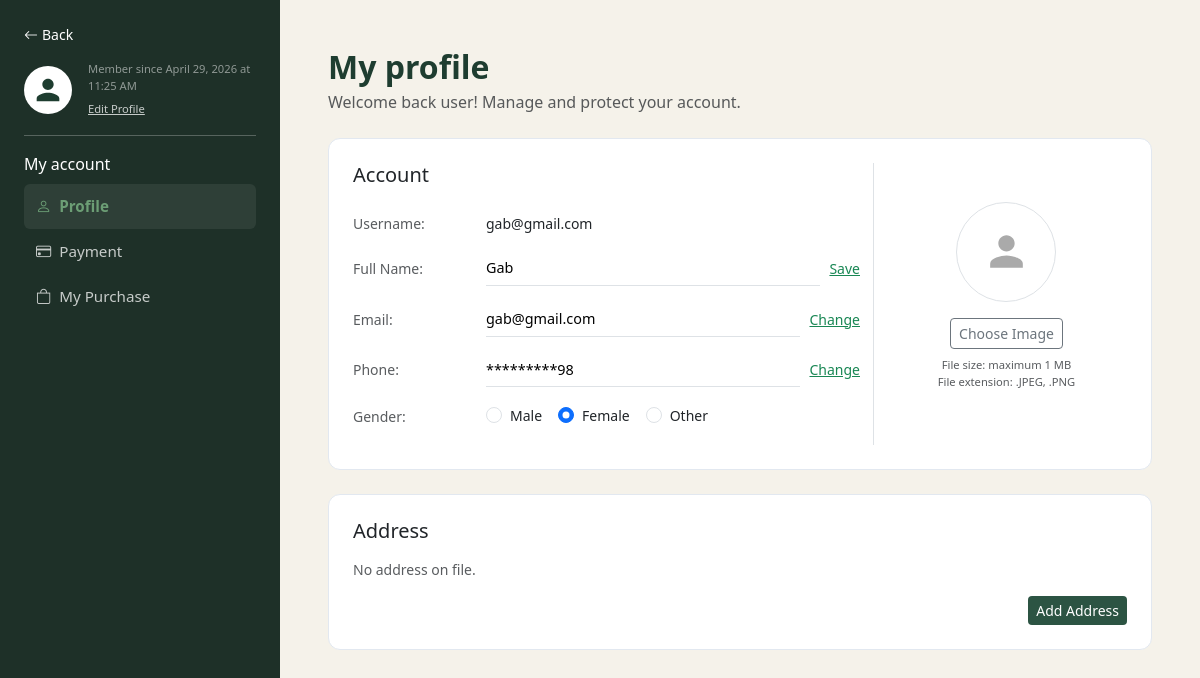
The app's page /profile.php (signed in) with its own data.
### tables this page shows
CREATE TABLE `users` (
  `id` int(11) NOT NULL,
  `name` varchar(100) NOT NULL,
  `first_name` varchar(120) NOT NULL,
  `middle_name` varchar(120) NOT NULL,
  `last_name` varchar(120) NOT NULL,
  `email` varchar(100) NOT NULL,
  `password` varchar(255) NOT NULL,
  `role` enum('user','admin') DEFAULT 'user',
  `created_at` timestamp NOT NULL DEFAULT current_timestamp()
);

### profile.php (the view, shortened to what this page needs)
<?php
$database = new Database();
$conn = $database->getConnection();
$user_id = $_COOKIE['user_id'] ?? $_SESSION['user_id'];
$stmt = $conn->prepare("SELECT * FROM users WHERE id = ?");
$stmt->bind_param("i", $user_id);
$stmt->execute();
$user = $stmt->get_result()->fetch_assoc();
$member_since = date('F j, Y', strtotime($user['created_at']));
$member_time = date('g:i A', strtotime($user['created_at']));
$addresses = [];
?>
<!DOCTYPE html>
<html lang="en">
<head>
    <link href="https://cdn.jsdelivr.net/npm/bootstrap@5.3.3/dist/css/bootstrap.min.css" rel="stylesheet">
    <link href="https://cdn.jsdelivr.net/npm/bootstrap-icons@1.11.3/font/bootstrap-icons.min.css" rel="stylesheet">
    <link rel="stylesheet" href="styles/profile.css">
</head>
<body>
<div class="d-flex">
    <aside id="sidebar" class="p-4 d-flex flex-column gap-3">
        <a href="index.php" class="text-white text-decoration-none small">
            <i class="bi bi-arrow-left me-1"></i>Back
        </a>
        <div class="d-flex align-items-center gap-3 pb-3 border-bottom border-white border-opacity-25">
            <div class="avatar-circle"></div>
            <div>
                <div class="text-white opacity-50" style="font-size:.7rem;">Member since <?= htmlspecialchars($member_since) ?> at <?= htmlspecialchars($member_time) ?></div>
                <a href="#" class="text-white opacity-75 text-decoration-underline" style="font-size:.7rem;">Edit Profile</a>
            </div>
        </div>
        <nav>
            <p class="text-white fs-6 fw-medium mb-2">My account</p>
            <ul class="list-unstyled mb-0">
                <li class="nav-link-side active" data-target="profile-panel">
                    <i class="bi bi-person me-2"></i>Profile
                </li>
                <li class="nav-link-side" data-target="payment-panel">
                    <i class="bi bi-credit-card me-2"></i>Payment
                </li>
                <li class="nav-link-side" data-target="purchase-panel">
                    <i class="bi bi-bag me-2"></i>My Purchase
                </li>
            </ul>
        </nav>
    </aside>
    <main class="flex-grow-1 p-5">
        <div class="content-header mb-4">
            <h2 class="fw-bold mb-1">My profile</h2>
            <p class="text-muted mb-0">Welcome back user! Manage and protect your account.</p>
        </div>
        <section id="profile-panel" class="content-panel">
            <div class="card mb-4 p-4">
                <div class="row g-4">
                    <div class="col-lg-8">
                        <h5 class="fw-medium mb-4">Account</h5>
                        <form method="post">
                        <div class="row align-items-center mb-3">
                            <label class="col-4 col-sm-3 text-muted small">Username:</label>
                            <div class="col">
                                <span class="small"><?= htmlspecialchars($user['email'] ?? '') ?></span>
                            </div>
                        </div>
                        <div class="row align-items-center mb-3">
                            <label class="col-4 col-sm-3 text-muted small">Full Name:</label>
                            <div class="col d-flex align-items-center gap-2">
                                <input type="text" name="name" class="input-underline" value="<?= htmlspecialchars($user['name'] ?? '') ?>">
                                <button type="submit" class="btn btn-link btn-sm p-0 text-decoration-underline text-success">Save</button>
                            </div>
                        </div>
                        <div class="row align-items-center mb-3">
                            <label class="col-4 col-sm-3 text-muted small">Email:</label>
                            <div class="col d-flex align-items-center gap-2">
                                <input type="email" name="email" class="input-underline" value="<?= htmlspecialchars($user['email'] ?? '') ?>">
                                <button class="btn btn-link btn-sm p-0 text-decoration-underline text-success">Change</button>
                            </div>
                        </div>
                        <div class="row align-items-center mb-3">
                            <label class="col-4 col-sm-3 text-muted small">Phone:</label>
                            <div class="col d-flex align-items-center gap-2">
                                <input type="text" class="input-underline" value="*********98">
                                <button class="btn btn-link btn-sm p-0 text-decoration-underline text-success">Change</button>
                            </div>
                        </div>
                        <div class="row align-items-center mb-3">
                            <label class="col-4 col-sm-3 text-muted small">Gender:</label>
                            <div class="col">
                                <div class="d-flex gap-3">
                                    <div class="form-check">
                                        <input class="form-check-input" type="radio" name="gender" id="genderMale" value="male">
                                        <label class="form-check-label small" for="genderMale">Male</label>
                                    </div>
                                    <div class="form-check">
                                        <input class="form-check-input" type="radio" name="gender" id="genderFemale" value="female" checked>
                                        <label class="form-check-label small" for="genderFemale">Female</label>
                                    </div>
                                    <div class="form-check">
                                        <input class="form-check-input" type="radio" name="gender" id="genderOther" value="other">
                                        <label class="form-check-label small" for="genderOther">Other</label>
                                    </div>
                                </div>
                            </div>
                        </div>
                        </form>
                    </div>
                    <div class="col-lg-4 d-flex flex-column align-items-center justify-content-center border-start">
                        <div class="upload-circle mb-3"></div>
                        <button class="btn btn-outline-secondary btn-sm">Choose Image</button>
                        <p class="text-muted mt-2 text-center" style="font-size:.7rem; line-height:1.5;">
                            File size: maximum 1 MB<br>File extension: .JPEG, .PNG
                        </p>
                    </div>
                </div>
            </div>
            <div class="card p-4">
                <h5 class="fw-medium mb-3">Address</h5>
                <?php if (empty($addresses)): ?>
                    <p class="text-muted small mb-3">No address on file.</p>
                <?php endif; ?>
                <div class="d-flex gap-2 justify-content-end flex-wrap">
                    <button class="btn btn-farm btn-sm" id="showAddAddress" type="button">Add Address</button>
                </div>
            </div>
        </section>
    </main>
</div>
</body>
</html>

### styles/profile.css (style rules this page uses)
:root { --green-dark: #1e3d30; --green-mid: #2c5443; --green-accent: #6c9e75; --bg-light: #f9f8f6; }
body { background-color: #f5f2ea; }
#sidebar { width: 280px; min-width: 280px; background-color: #1e3028; min-height: 100vh; }
.avatar-circle { width: 48px; height: 48px; border-radius: 50%; flex-shrink: 0; }
.nav-link-side { color: rgba(255, 255, 255, 0.75); padding: 0.7rem 0.75rem; border-radius: 6px; font-size: 0.95rem; transition: all 0.2s; cursor: pointer; }
.nav-link-side.active { color: var(--green-accent); font-weight: 600; background: rgba(255, 255, 255, 0.07); }
.content-header h2 { color: var(--green-dark); }
.card { border-radius: 12px; border-color: #e2e8f0; }
.input-underline { border: none; border-bottom: 1px solid #dee2e6; outline: none; background: transparent; font-size: 0.9rem; padding: 6px 0; flex: 1; }
.upload-circle { width: 100px; height: 100px; border-radius: 50%; border: 1px solid #dee2e6; }
.btn-farm { background: var(--green-mid); color: #fff; border: none; }

### records on screen
users: created_at "April 29, 2026", created_at "11:25 AM", email "gab@gmail.com", name "Gab"
